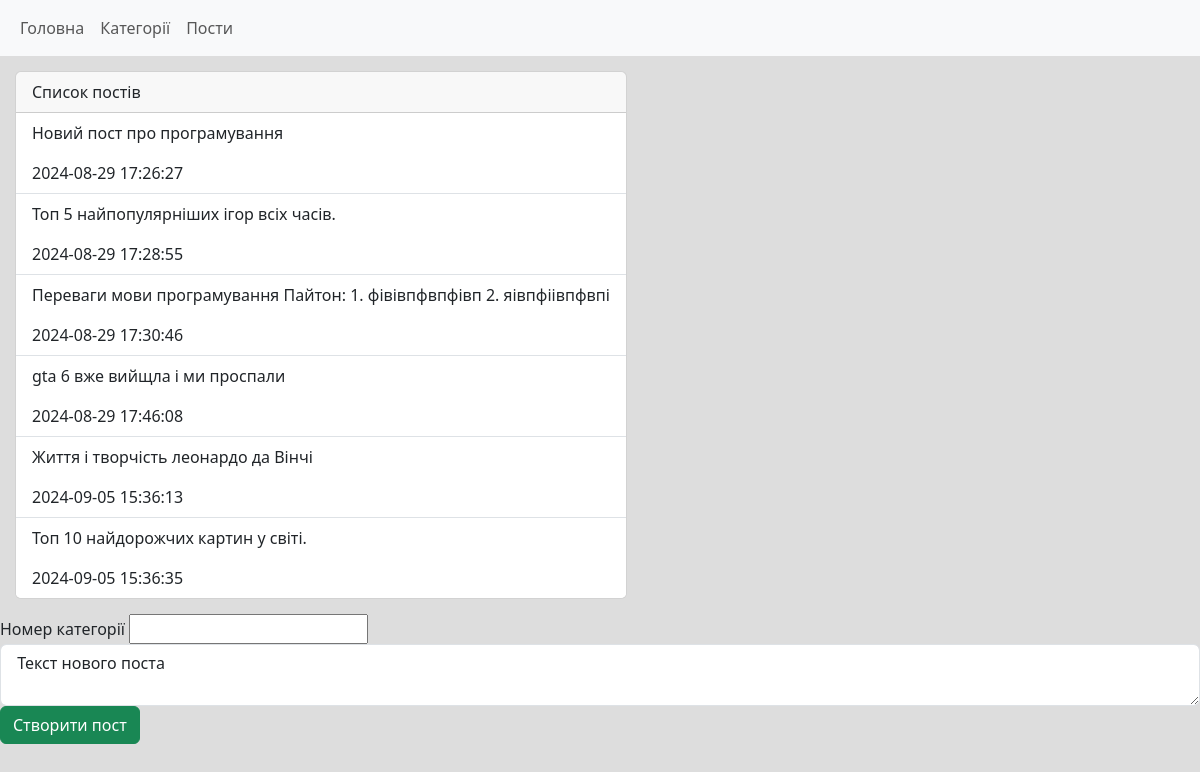
Page /posts on the earlier database version.
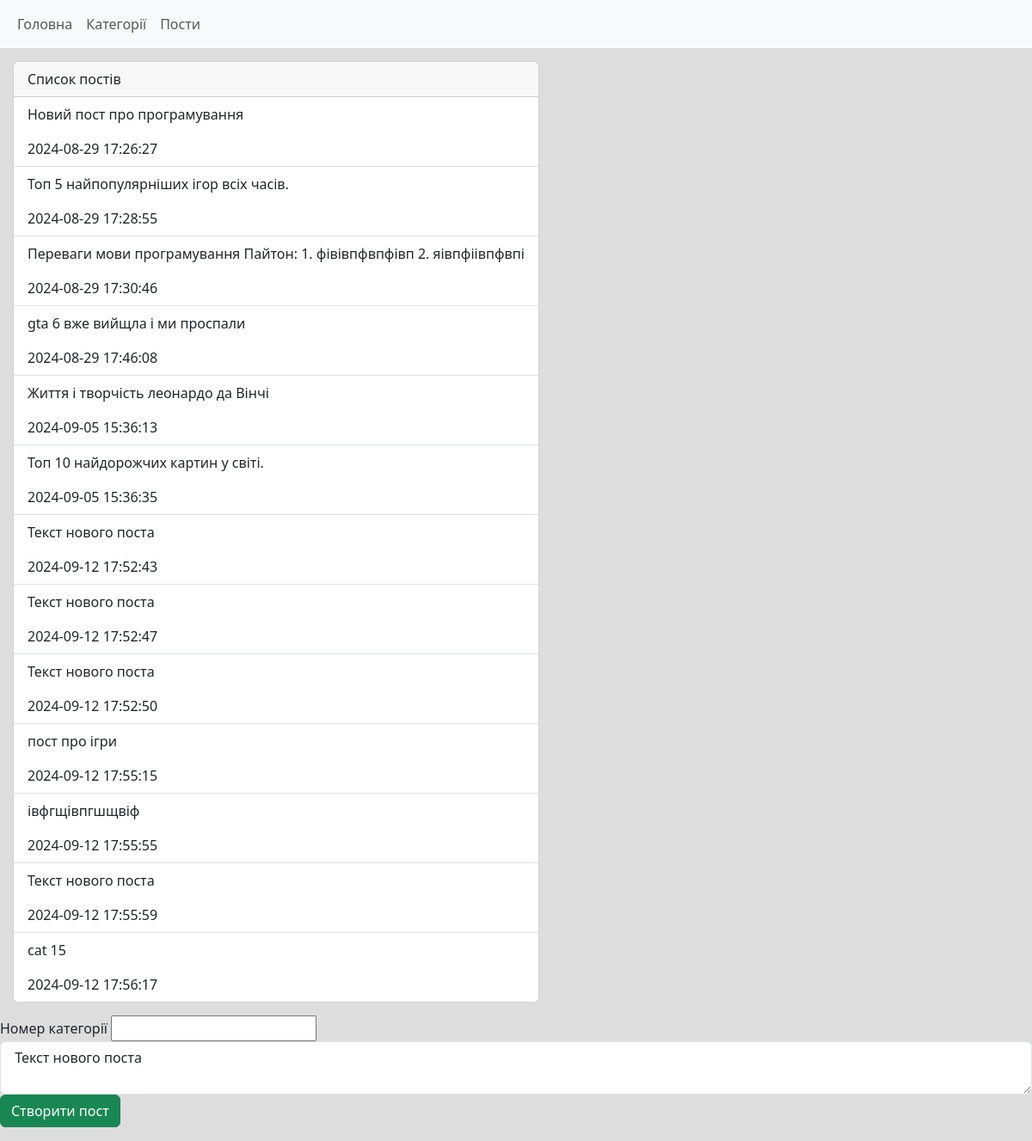
Same page on the later database version.
### tables this page shows
CREATE TABLE post(
	post_id INTEGER PRIMARY KEY AUTOINCREMENT,
	category_id INTEGER, 
	text TEXT,
	datetime TEXT NOT NULL DEFAULT CURRENT_TIMESTAMP,
	
	FOREIGN KEY (category_id) REFERENCES category(category_id)
);

### main.py (the view)
@app.route("/posts", methods=["GET","POST"])
def post_list():
    if request.method == "POST":
        category_id = request.form.get("category_id")
        text = request.form.get("text")
        db.addPost(category_id, text)
        return redirect(f"/posts")
    return render_template("post_list.html",
                           post_list=db.getPosts())

### db.py (called while the page is built)
def open():
    global conn, cursor
    conn = sqlite3.connect(db_name)
    cursor = conn.cursor()

def close():
    cursor.close()
    conn.close()

def getPosts():
    open()
    cursor.execute("SELECT * FROM post")
    res = cursor.fetchall()
    close()
    return res

### templates/post_list.html
{% extends 'base.html' %}
{% block content %}
<div class="card card-list">
    <div class="card-header">
        Список постів
    </div>
    <ul class="list-group list-group-flush">
        {% for p in post_list %}
            <li class="list-group-item">
                <p>
                    {{p[2]}}
                </p>
                <span>{{p[-1]}}</span>
            </li>
        {% endfor %}
    </ul>
</div>
<div class="mb-3">
    <form method="post">
        <label >Номер категорії</label>
        <input type="number" name="category_id">
        <textarea class="form-control" name="text"> Текст нового поста </textarea>
        <input type="submit" value="Створити пост" class="btn btn-success">
    </form>
</div>
{% endblock %}

### templates/base.html (shortened to what this page needs)
<!DOCTYPE html>
<html lang="en">
<head>
    <link href="https://cdn.jsdelivr.net/npm/bootstrap@5.3.3/dist/css/bootstrap.min.css" rel="stylesheet">
    <link rel="stylesheet" href="{{ url_for('static', filename='style.css')  }}">
</head>
<body>
    {% include 'menu.html' %}
    {% block content %}{% endblock %}
</body>
</html>

### templates/menu.html
<nav  class="navbar navbar-expand-lg bg-body-tertiary"  >
    <div class="container-fluid">
        <ul class="navbar-nav me-auto mb-2 mb-lg-0">
            <li class="nav-item">
                <a href="/" class="nav-link">
                    Головна
                </a>
            </li>
            <li class="nav-item">
                <a href="/categories"  class="nav-link">
                    Категорії
                </a>
            </li>
            <li class="nav-item">
                <a href="/posts"  class="nav-link">
                    Пости
                </a>
            </li>
        </ul>
    </div>
</nav>

### static/style.css (style rules this page uses)
body { background: #ddd; }
.card-list { width: fit-content; margin: 15px; }

Differences in the rows shown:
added post: text "Текст нового поста", datetime "2024-09-12 17:52:43"
added post: text "Текст нового поста", datetime "2024-09-12 17:52:47"
added post: text "Текст нового поста", datetime "2024-09-12 17:52:50"
added post: text "пост про ігри", datetime "2024-09-12 17:55:15"
added post: text "івфгщівпгшщвіф", datetime "2024-09-12 17:55:55"
added post: text "Текст нового поста", datetime "2024-09-12 17:55:59"
added post: text "cat 15", datetime "2024-09-12 17:56:17"
